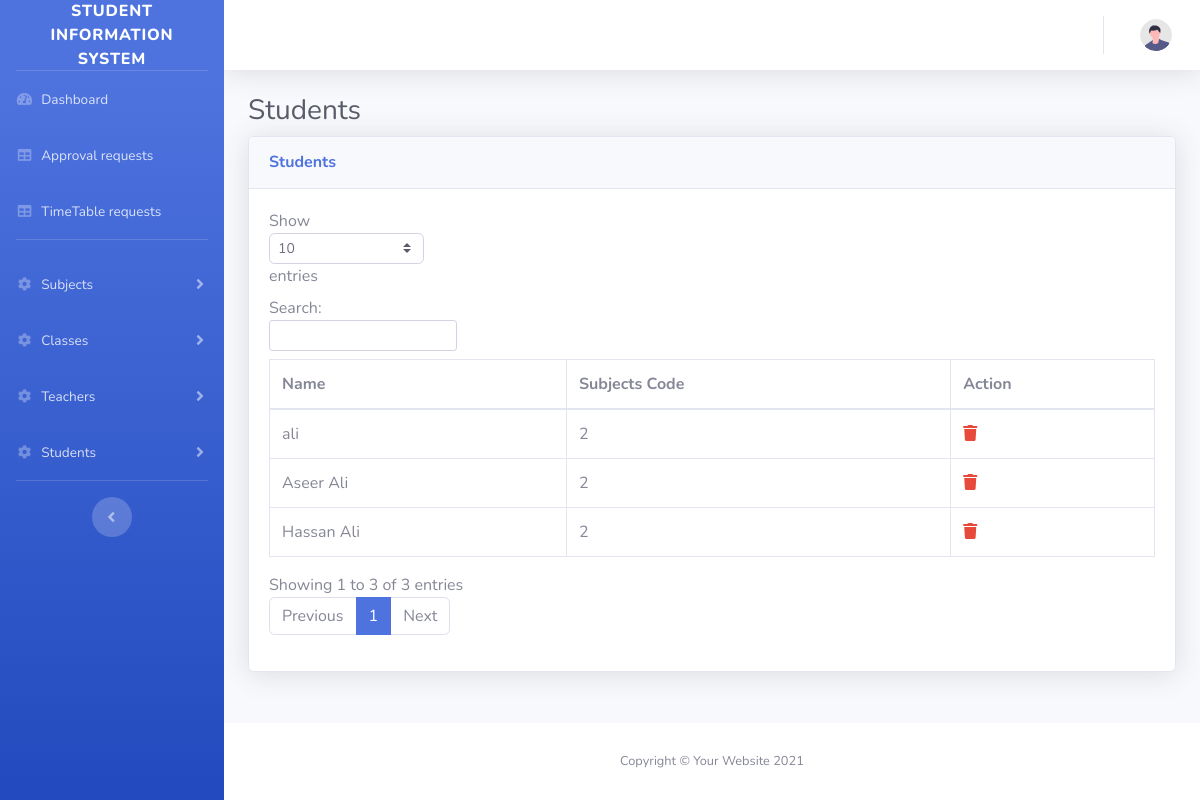
Screenshot of /index.php/admin/students with the database file from the repository.
### tables this page shows
CREATE TABLE `users` (
  `id` int(11) NOT NULL,
  `first_name` text NOT NULL,
  `last_name` text NOT NULL,
  `address` text NOT NULL,
  `status` tinyint(4) NOT NULL COMMENT '0 = not approved, 1 = approved',
  `role` tinyint(4) NOT NULL COMMENT '0 = admin, 1= teacher, 2= student, 3= parent',
  `email` text NOT NULL,
  `password` text NOT NULL,
  `created_at` timestamp NOT NULL DEFAULT current_timestamp(),
  `city` text NOT NULL,
  `phone` text NOT NULL,
  `salary` text NOT NULL,
  `cnic` text NOT NULL,
  `fee` text NOT NULL
);

### application/controllers/Admin.php (called while the page is built, shortened)
<?php
class Admin extends CI_Controller{
    function __construct(){
        $this->load->helper('common_helper');
        $this->load->model('admin_model');
        $this->load->model('teacher_model');
    }
    public function students(){
        $students = $this->admin_model->get_users(['role' => STUDENT]);
        $data['students'] = ($students ? $students : '');
        $this->load->view('students/student-listing', $data);
    }
}

### index.php (called while the page is built, shortened)
<?php
require_once BASEPATH.'core/CodeIgniter.php';

### application/models/Admin_model.php (called while the page is built, shortened)
<?php
class Admin_model extends CI_Model{
    function get_users($where = false){
        if($where){
            $this->db->where($where);
        }
        $res = $this->db->get('users');
        if($res->num_rows() > 0){
            return $res->result();
        }else{
            return false;
        }
    }
}

### application/views/students/student-listing.php (the view, shortened to what this page needs)
<h1 class="h3 mb-2 text-gray-800">Students</h1>
<div class="card shadow mb-4">
    <div class="card-header py-3">
        <h6 class="m-0 font-weight-bold text-primary">Students</h6>
    </div>
    <div class="card-body">
        <div class="table-responsive">
            <table class="table table-bordered" id="dataTable" width="100%" cellspacing="0">
                <thead>
                    <tr>
                        <th>Name</th>
                        <th>Subjects Code</th>
                        <th>Action</th>
                    </tr>
                </thead>
                <tbody>
                    <?php if($students): foreach($students as $k => $v): ?>
                        <tr>
                            <td><?= $v->first_name ?> <?= $v->last_name ?></td>
                            <td><?= $v->role ?></td>
                            <td><a class='text-danger' href="#"><i class="fa fa-trash"></i></a></td>
                        </tr>
                    <?php endforeach; endif; ?>
                </tbody>
            </table>
        </div>
    </div>
</div>

### rows the page displays
users: first_name "Aseer", last_name "Ali", role "2"
users: first_name "Hassan", last_name "Ali", role "2"
users: first_name "ali", role "2"
